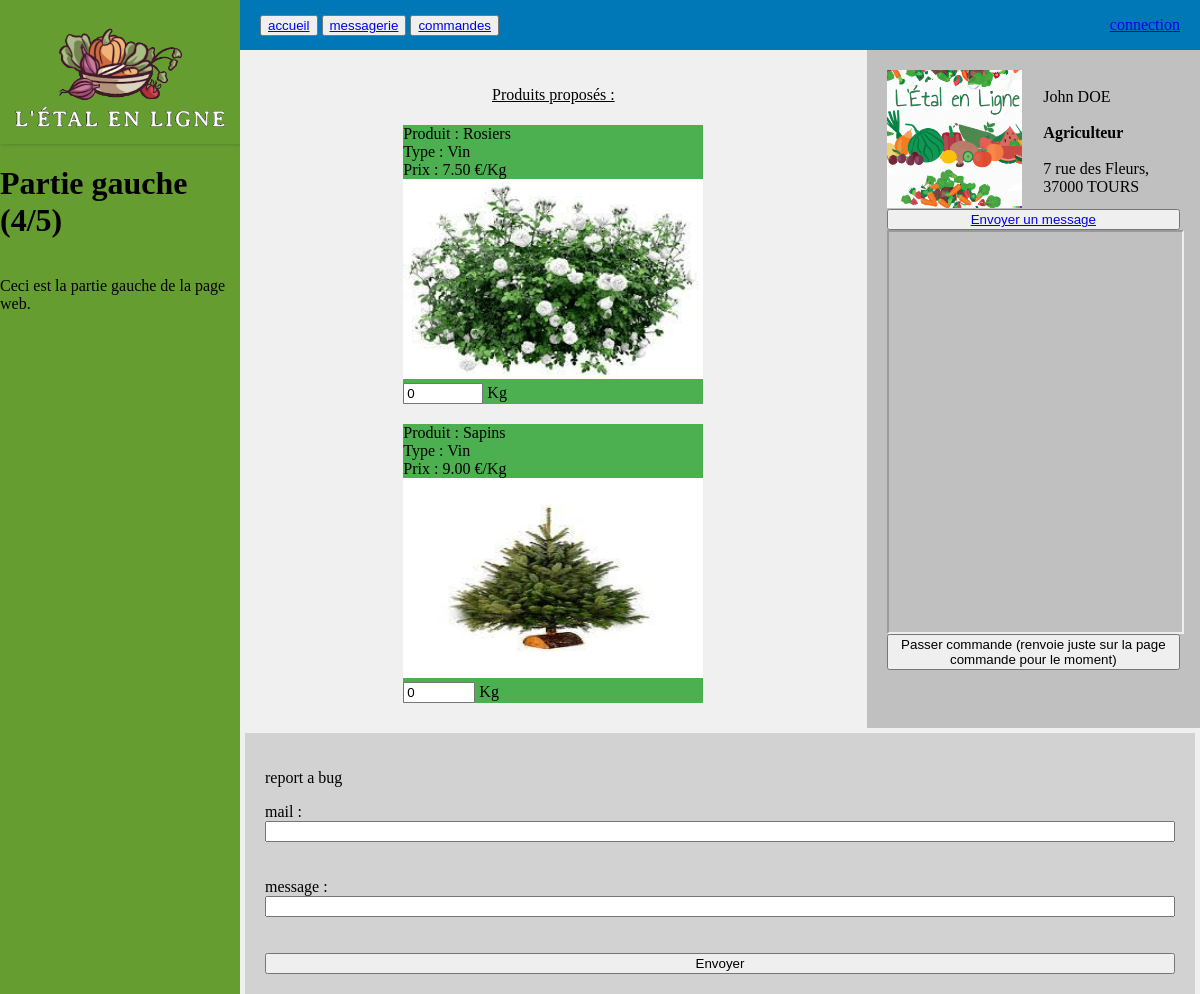
The page /producteur.php?Id_Prod=1 on the database its author committed.
### tables this page shows
CREATE TABLE PRODUCTEUR(
   Id_Prod INT,
   Id_Uti INT NOT NULL,
   Prof_Prod VARCHAR(50),
   PRIMARY KEY(Id_Prod),
   UNIQUE(Id_Uti),
   FOREIGN KEY(Id_Uti) REFERENCES UTILISATEUR(Id_Uti)
);

CREATE TABLE UTILISATEUR(
   Id_Uti INT,
   Prenom_Uti VARCHAR(50) NOT NULL,
   Nom_Uti VARCHAR(50) NOT NULL,
   Mail_Uti VARCHAR(50) NOT NULL,
   Adr_Uti VARCHAR(200) NOT NULL,
   Pwd_Uti VARCHAR(50) NOT NULL,
   PRIMARY KEY(Id_Uti),
   UNIQUE(Mail_Uti)
);

### producteur.php (the view, shortened to what this page needs)
<!DOCTYPE html>
<html lang="fr">
<head>
    <link rel="stylesheet" type="text/css" href="css/style.css">
</head>
<body>
    <?php
     function dbConnect(){
        $utilisateur = "inf2pj02";
        $serveur = "localhost";
        $motdepasse = "ahV4saerae";
        $basededonnees = "inf2pj_02";
        return new PDO('mysql:host='.$serveur.';dbname='.$basededonnees,$utilisateur,$motdepasse);
      }
      $Id_Prod = $_GET["Id_Prod"];
    ?>
    <div class="container">
        <div class="left-column">
            <img class="logo" src="img/logo.png">
            <h1>Partie gauche (4/5)</h1>
            <p>Ceci est la partie gauche de la page web.</p>
        </div>
        <div class="right-column">
            <div class="fixed-banner">
                <div class="banner-left">
                    <div class="button-container">
                        <button class="button"><a href="index.php">accueil</a></button>
                        <button class="button"><a href="message.php">messagerie</a></button>
                        <button class="button"><a href="commandes.php">commandes</a></button>
                    </div>
                </div>
                <div class="banner-right">
                    <a class="fixed-size-button" href="form_sign_in.php" >
                    <?php
                    if (!isset($_SESSION)) {
                        echo "connection";
                    } else {
                        echo $_SESSION['Mail_Uti'];
                    }
                    ?>
                    </a>
                </div>
            </div>
            <form method="get" action="commandes.php">
            <div class="content-container">
                <div class="product">
                    <p><center><U>Produits proposés :</U></center></p>
                    <div class="gallery-container">
                        <?php
                            $bdd=dbConnect();
                            $queryGetProducts = $bdd->query(('SELECT Id_Prod, Nom_Produit, Desc_Type_Produit, Prix_Produit_Unitaire, Nom_Unite_Prix, Qte_Produit FROM produits_d_un_producteur  WHERE Id_Prod=\''.$Id_Prod.'\';'));
                            $returnQueryGetProducts = $queryGetProducts->fetchAll(PDO::FETCH_ASSOC);
                            $i=0;
                            if(count($returnQueryGetProducts)==0){
                                echo "Aucun produit en stock";
                            }
                            else{
                                while ($i<count($returnQueryGetProducts)){
                                    $nomProduit = $returnQueryGetProducts[$i]["Nom_Produit"];
                                    $typeProduit = $returnQueryGetProducts[$i]["Desc_Type_Produit"];
                                    $prixProduit = $returnQueryGetProducts[$i]["Prix_Produit_Unitaire"];
                                    $QteProduit = $returnQueryGetProducts[$i]["Qte_Produit"];
                                    $unitePrixProduit = $returnQueryGetProducts[$i]["Nom_Unite_Prix"];
                                    echo '<div class="squareProduct" >';
                                    echo "Produit : " . $nomProduit . "<br>";
                                    echo "Type : " . $typeProduit . "<br>";
                                    echo "Prix : " . $prixProduit .' €/'.$unitePrixProduit. "<br>";
                                    echo '<img class="img-produit" src="/img_produit/' . $nomProduit  . '.png" alt="Image '.$nomProduit.'" style="width: 100%; height: 85%;" ><br>';
                                    echo '<input type="number" name="'.$nomProduit.'" placeholder="max '.$QteProduit.'" max="'.$QteProduit.'" min="0" value="0"> '.$unitePrixProduit;
                                    echo '</div> ';
                                    $i++;
                                }
                            }
                        ?>
                    </div>
                </div>
                <div class="producteur">
                    <?php
                        $bdd=dbConnect();
                        $queryInfoProd = $bdd->query(('SELECT utilisateur.Adr_Uti, Prenom_Uti, Nom_Uti, Prof_Prod FROM utilisateur INNER JOIN producteur ON utilisateur.Id_Uti = producteur.Id_Uti WHERE producteur.Id_Prod=\''.$Id_Prod.'\';'));
                        $returnQueryInfoProd = $queryInfoProd->fetchAll(PDO::FETCH_ASSOC);
                        $address = $returnQueryInfoProd[0]["Adr_Uti"];
                        $nom = $returnQueryInfoProd[0]["Nom_Uti"];
                        $prenom = $returnQueryInfoProd[0]["Prenom_Uti"];
                        $profession = $returnQueryInfoProd[0]["Prof_Prod"];
                    ?>
                    <div class="info-container">
						<div class="img-prod">
                        	<img class="img-test" src="/img_producteur/<?php echo $Id_Prod; ?>.png" alt="Image utilisateur" style="width: 99%; height: 99%;">
						</div>
						<div class="text-info">
                            <?php
                                echo '</br>'.$prenom . ' ' . strtoupper($nom) . '</br></br><strong>' . $profession.'</strong></br></br>'.$address;
                            ?>
                        </div>
                    </div>
					<button class="button"><a href="message.php?Id_Interlocuteur=<?php echo $Id_Prod; ?>">Envoyer un message</a></button>
                    <?php
                        if (isset($address)) {
                            $address = str_replace(" ", "+", $address);
                    ?>
                    <iframe class="map-frame" src="https://maps.google.com/maps?&q=<?php echo $address; ?>&output=embed "
                        width="100%" height="100%"
                    ></iframe>
                    <?php }
                    ?>
                <button type="submit">Passer commande (renvoie juste sur la page commande pour le moment)</button>
            </form>
                </div>
            </div>
            <form class="formulaire" action="bug_report.php" method="post">
                <p class="centered">report a bug</p>
                <label for="mail">mail :</label>
                <input type="text" name="mail" id="mail" required><br><br>
                <label for="pwd">message : </label>
                <input type="text" name="message" id="message" required><br><br>
                <input type="submit" value="Envoyer">
            </form>
</body>
</html>

### css/style.css (style rules this page uses)
html { height: 100%; }
body { height: 100%; margin: 0; padding: 0; }
.container { display: flex; height: 100%; }
.right-column { flex: 4; background-color: #f0f0f0; justify-content: center; height: 100%; }
.left-column { flex: 1; background-color: #669D31; display: flex; flex-direction: column; height: 100%; }
.fixed-banner { height: 50px; background-color: #0077b6; color: #fff; display: flex; }
.banner-left { flex: 1; display: flex; align-items: center; padding: 0 20px; }
.banner-right { flex: 1; display: flex; justify-content: flex-end; align-items: center; padding: 0 20px; }
.gallery-container { display: flex; flex-wrap: wrap; justify-content: center ; gap: 10px; }
.formulaire { background-color: #d2d2d2; padding: 20px; display: flex; flex-direction: column; margin: 5px; justify-content: center ; }
.formulaire { background-color: #d2d2d2; padding: 20px; display: flex; flex-direction: column; margin: 5px; justify-content: center; }
.content-container { display: flex; }
.product { flex: 2; background-color: #f0f0f0; padding: 20px; }
.producteur { flex: 1; background-color: #c0c0c0; padding: 20px; display: flex; flex-direction: column; }
.info-container { display: flex; }
.map-frame { width: 100%; height: 400px; }
.img-prod { flex: 1; width: 100%; height: 100%; }
.text-info { flex: 1; margin-left: 20px; }
.squareProduct { width: 100%; height: 100%; background-color: #4caf50; margin: 5px; max-width: 300px; max-height: 300px; }
.img-produit { justify-content: center; flex: 1; max-height: 200px; }
.logo { width: 100%; box-shadow: 1px 0px 4px 0px rgba(0, 0, 0, 0.25); }

### rows shown on the page
producteur: Id_Uti.Prenom_Uti "John", Id_Uti.Nom_Uti "DOE", Prof_Prod "Agriculteur", Id_Uti.Adr_Uti "7 rue des Fleurs, 37000 TOURS"

### other values the page prints
$nomProduit "Rosiers"
$typeProduit "Vin"
$prixProduit "7.50"
$unitePrixProduit "Kg"
$nomProduit "Sapins"
$prixProduit "9.00"
